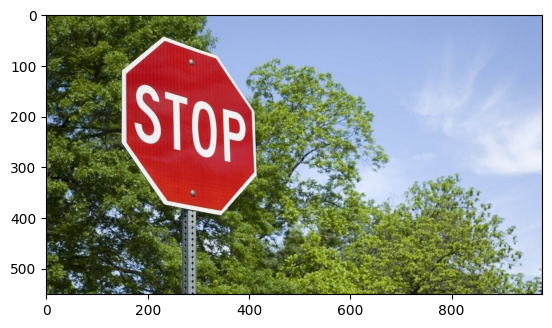
#> input picture Day 3/Sign_detection/Stop_sign.jpg, 552 x 328 px
$ jupyter execute detection.ipynb
#> lines starting #> are read from the running program, lines starting #| are printed output that depends on the picture
[cell 1]
import cv2
import matplotlib.pyplot as plt

[cell 2]
image = cv2.imread('Stop_sign.jpg')
#> image is the input picture: shape (328, 552, 3); mean B, G, R 150.7, 158.5, 158.5

# Extract height and width of the image
h,w = image.shape[:2]
#> h = 328; w = 552
print(f"Height: {h}, Width: {w}")
#| Height: 328, Width: 552

[cell 3]
# Extract RGB values
(B, G, R) = image[100, 100]
#> B = 76; G = 83; R = 60
print(f"R: {R}, G: {G}, B: {B}")
#| R: 60, G: 83, B: 76

[cell 4]
# We will calculate the region of interest
# by slicing the pixels of the image
roi = image[500: 1000, 500: 1000]
#> roi = empty array
roi
#> Out = empty array

[cell 5]
img = cv2.imread('stop_sign.jpg')

# OpenCV opens images as BRG
# but we want it as RGB and
# we also need a grayscale
# version
img_gray = cv2.cvtColor(img, cv2.COLOR_BGR2GRAY)
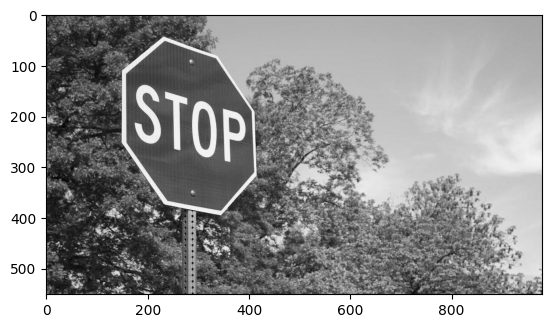
#> img_gray: shape (328, 552); min 0, max 255, mean 157.6
img_rgb = cv2.cvtColor(img, cv2.COLOR_BGR2RGB)

[cell 6]
plt.subplot(1, 1, 1)
plt.imshow(img_rgb)
plt.show()

[cell 7]
stop_data = cv2.CascadeClassifier('stop_data.xml')
found = stop_data.detectMultiScale(img_gray,
                                   minSize = (20,20))
#> found = [[119, 47, 161, 161]]

# Don't do anything if there's no sign
amount_found = len(found)
#> amount_found = 1

if amount_found !=0:
     # There may be more than one
     # sign in the image
  for (x, y, width, height) in found:
      # We draw a green rectangle around every recognized sign
    cv2.rectangle(img_rgb, (x,y),
                  (x + height, y + width),
                  (0, 255, 0), 5)
#> this loop made 1 pass
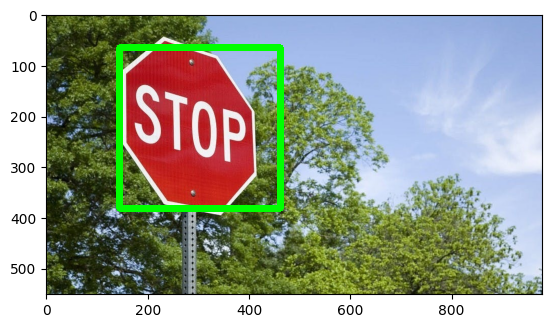
#> img_rgb: shape (328, 552, 3); mean R, G, B 155.7, 161.9, 148.4

[cell 8]
# Creates the environment of the picture and shows it
plt.subplot(1, 1, 1)
plt.imshow(img_rgb)
plt.show()

[cell 9]
import pandas as pd
file_xml = pd.read_xml('stop_data.xml')
#> (reads Day 3/Sign_detection/stop_data.xml from the repository)
